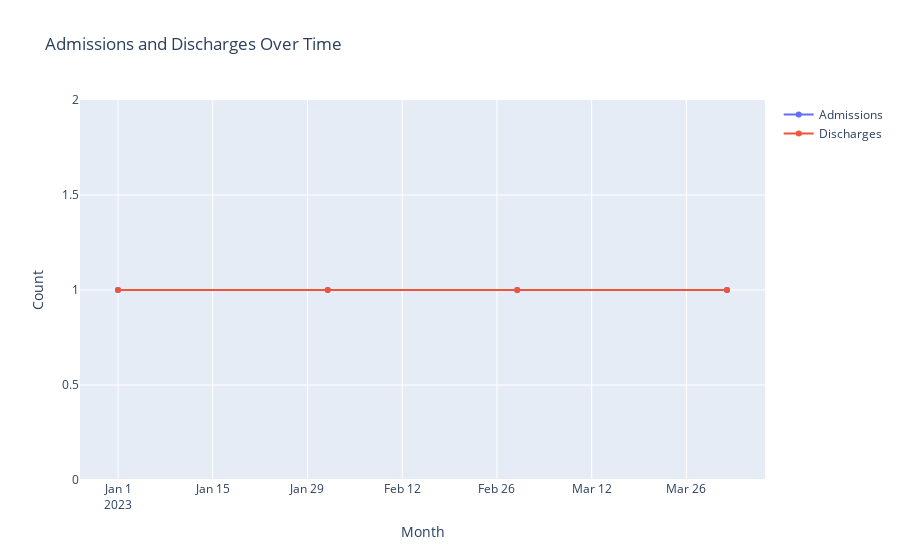

This figure's notebook cell:
### Code cell
# 2. Doctor with the highest number of patients in Matplotlib line chart
df['Admit_Month'] = df['Admit_Date'].dt.to_period('M').dt.to_timestamp()
df['Discharge_Month'] = df['Discharge_Date'].dt.to_period('M').dt.to_timestamp()

admissions = df['Admit_Month'].value_counts().sort_index()
discharges = df['Discharge_Month'].value_counts().sort_index()

plt.figure(figsize=(10, 6))
plt.plot(admissions.index, admissions.values, marker='o', label='Admissions')
plt.plot(discharges.index, discharges.values, marker='o', label='Discharges')
plt.title('Admissions and Discharges Over Time')
plt.xlabel('Month')
plt.ylabel('Count')
plt.legend()
plt.show()

# Plotly line chart
fig2 = go.Figure()
fig2.add_trace(go.Scatter(x=admissions.index, y=admissions.values, mode='lines+markers', name='Admissions'))
fig2.add_trace(go.Scatter(x=discharges.index, y=discharges.values, mode='lines+markers', name='Discharges'))
fig2.update_layout(title='Admissions and Discharges Over Time', xaxis_title='Month', yaxis_title='Count')
fig2.show()

### Figure 1 — Plotly figure (JSON) as saved in the notebook; plotly's stock layout.template omitted (floating-point values rounded to 4 significant figures)
{"data": [{"mode": "lines+markers", "name": "Admissions", "type": "scatter", "x": ["2023-01-01T00:00:00", "2023-02-01T00:00:00", "2023-03-01T00:00:00", "2023-04-01T00:00:00"], "y": [1, 1, 1, 1]}, {"mode": "lines+markers", "name": "Discharges", "type": "scatter", "x": ["2023-01-01T00:00:00", "2023-02-01T00:00:00", "2023-03-01T00:00:00", "2023-04-01T00:00:00"], "y": [1, 1, 1, 1]}], "layout": {"autosize": true, "title": {"text": "Admissions and Discharges Over Time"}, "xaxis": {"autorange": true, "range": ["2022-12-26 12:31:39.8088", "2023-04-06 11:28:20.1912"], "title": {"text": "Month"}, "type": "date"}, "yaxis": {"autorange": true, "range": [0, 2], "title": {"text": "Count"}, "type": "linear"}}}
